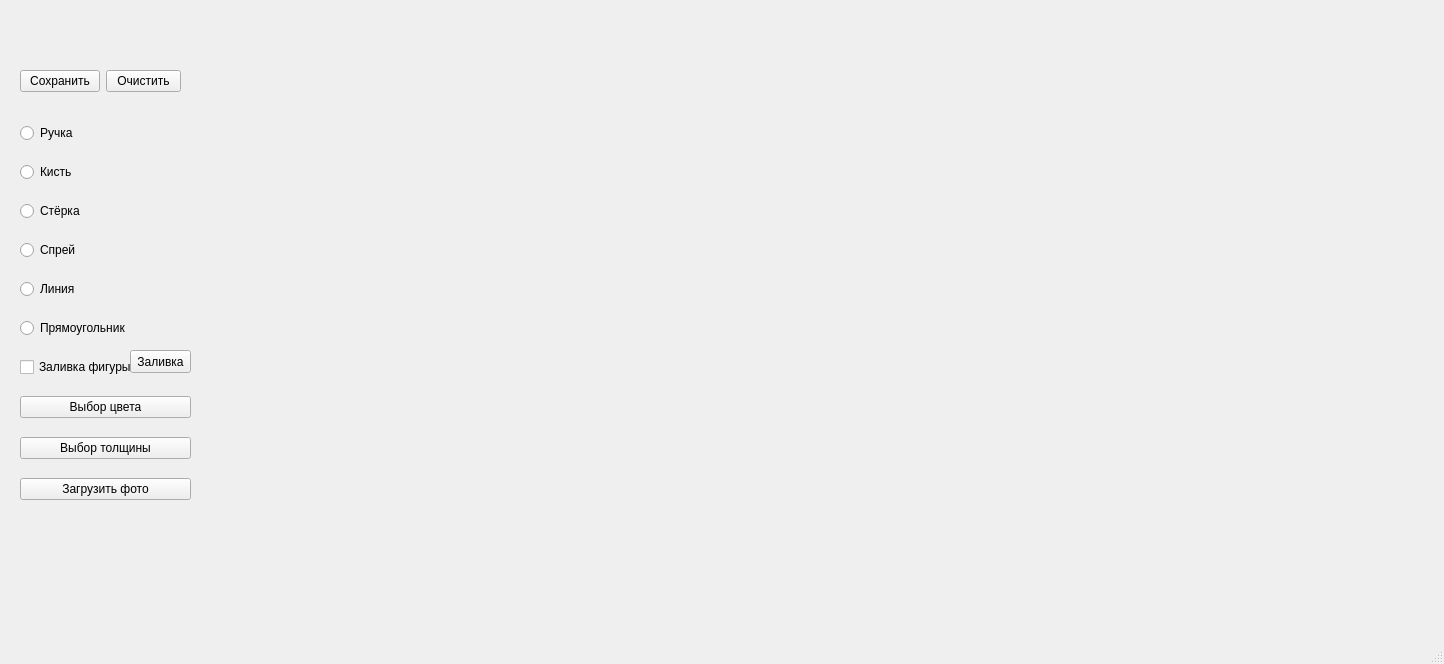
<?xml version="1.0" encoding="UTF-8"?>
<ui version="4.0">
 <class>MainWindow</class>
 <widget class="QMainWindow" name="MainWindow">
  <property name="geometry">
   <rect>
    <x>0</x>
    <y>0</y>
    <width>1444</width>
    <height>664</height>
   </rect>
  </property>
  <property name="windowTitle">
   <string>PaintAnalog</string>
  </property>
  <widget class="QWidget" name="centralwidget">
   <widget class="QWidget" name="verticalLayoutWidget">
    <property name="geometry">
     <rect>
      <x>20</x>
      <y>110</y>
      <width>171</width>
      <height>411</height>
     </rect>
    </property>
    <layout class="QVBoxLayout" name="verticalLayout">
     <item>
      <widget class="QRadioButton" name="stylus">
       <property name="text">
        <string>Ручка</string>
       </property>
       <attribute name="buttonGroup">
        <string notr="true">tools</string>
       </attribute>
      </widget>
     </item>
     <item>
      <widget class="QRadioButton" name="brush">
       <property name="text">
        <string>Кисть</string>
       </property>
       <attribute name="buttonGroup">
        <string notr="true">tools</string>
       </attribute>
      </widget>
     </item>
     <item>
      <widget class="QRadioButton" name="ruber">
       <property name="text">
        <string>Стёрка</string>
       </property>
       <attribute name="buttonGroup">
        <string notr="true">tools</string>
       </attribute>
      </widget>
     </item>
     <item>
      <widget class="QRadioButton" name="sprayButton">
       <property name="text">
        <string>Спрей</string>
       </property>
       <attribute name="buttonGroup">
        <string notr="true">tools</string>
       </attribute>
      </widget>
     </item>
     <item>
      <widget class="QRadioButton" name="lineButton">
       <property name="text">
        <string>Линия</string>
       </property>
       <attribute name="buttonGroup">
        <string notr="true">tools</string>
       </attribute>
      </widget>
     </item>
     <item>
      <widget class="QRadioButton" name="rectButton">
       <property name="text">
        <string>Прямоугольник</string>
       </property>
       <attribute name="buttonGroup">
        <string notr="true">tools</string>
       </attribute>
      </widget>
     </item>
     <item>
      <widget class="QCheckBox" name="fillCheckBox">
       <property name="text">
        <string>Заливка фигуры</string>
       </property>
      </widget>
     </item>
     <item>
      <widget class="QPushButton" name="colorButton">
       <property name="text">
        <string>Выбор цвета</string>
       </property>
      </widget>
     </item>
     <item>
      <widget class="QPushButton" name="widthButton">
       <property name="text">
        <string>Выбор толщины</string>
       </property>
      </widget>
     </item>
     <item>
      <widget class="QPushButton" name="choicePhotos">
       <property name="text">
        <string>Загрузить фото</string>
       </property>
      </widget>
     </item>
    </layout>
   </widget>
   <widget class="QLabel" name="label">
    <property name="geometry">
     <rect>
      <x>140</x>
      <y>10</y>
      <width>47</width>
      <height>13</height>
     </rect>
    </property>
    <property name="text">
     <string/>
    </property>
   </widget>
   <widget class="QWidget" name="formLayoutWidget">
    <property name="geometry">
     <rect>
      <x>20</x>
      <y>70</y>
      <width>161</width>
      <height>31</height>
     </rect>
    </property>
    <layout class="QFormLayout" name="formLayout">
     <item row="0" column="0">
      <widget class="QPushButton" name="saveButton">
       <property name="text">
        <string>Сохранить</string>
       </property>
      </widget>
     </item>
     <item row="0" column="1">
      <widget class="QPushButton" name="clearButton">
       <property name="text">
        <string>Очистить</string>
       </property>
      </widget>
     </item>
    </layout>
   </widget>
   <widget class="QPushButton" name="fillColorButton">
    <property name="geometry">
     <rect>
      <x>130</x>
      <y>350</y>
      <width>61</width>
      <height>23</height>
     </rect>
    </property>
    <property name="text">
     <string>Заливка</string>
    </property>
   </widget>
  </widget>
  <widget class="QMenuBar" name="menubar">
   <property name="geometry">
    <rect>
     <x>0</x>
     <y>0</y>
     <width>1444</width>
     <height>21</height>
    </rect>
   </property>
  </widget>
  <widget class="QStatusBar" name="statusbar"/>
 </widget>
 <resources/>
 <connections/>
 <buttongroups>
  <buttongroup name="tools"/>
 </buttongroups>
</ui>
